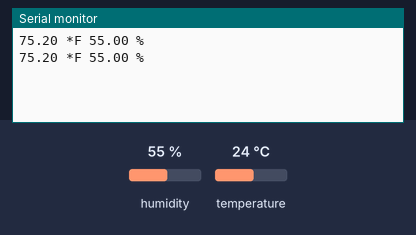
Simulated run of this sketch. Board: Arduino Uno, built with avr-gcc and run on an emulated ATmega328P. Shown: the last lines printed to the serial monitor. The inputs (shaded band) are chosen by the test bench; at power-on: humidity 55 %, temperature 24 °C.

Above: at 4.8 s.
4.9 s: humidity set to 22 %
At 7.2 s:
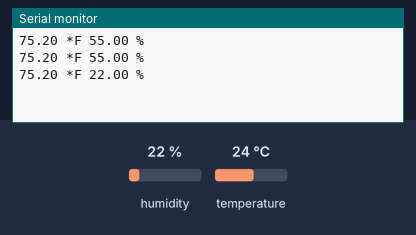
7.9 s: temperature set to 12 °C
At 9.0 s:
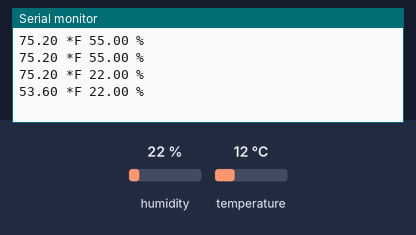
10.9 s: humidity set to 40 %
At 12.5 s:
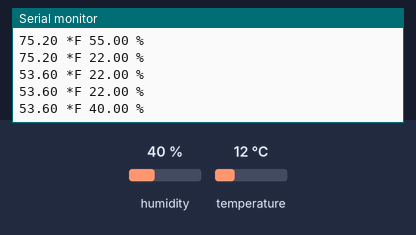
Timing chart, 0 to 14.0 s (numbered marks = the images above; inputs shaded):
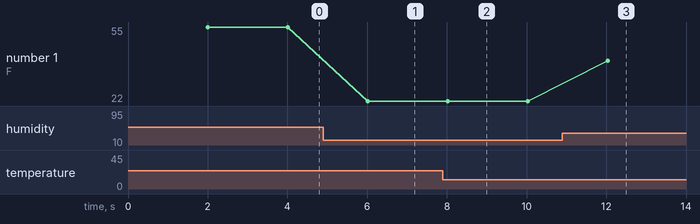

The sketch:

DHT.ino
```cpp
#include "DHT.h"

#define DHTPIN 2
#define DHTTYPE DHT22

DHT dht(DHTPIN, DHTTYPE);

void setup() {
  Serial.begin(9600);
  dht.begin();
}

void loop() {
  delay(2000);

  float temperature = dht.readTemperature(true);  // Fahrenheit
  float humidity = dht.readHumidity();

  Serial.print(temperature);
  Serial.print(" *F ");
  Serial.print(humidity);
  Serial.println(" %");
}
```

Measured:
- after the input at 4.9 s, the serial monitor: prints a new line after 1.1 s (image 1)
- after the input at 7.9 s, the serial monitor: prints a new line after 0.12 s (image 2)
- after the input at 10.9 s, the serial monitor: prints a new line after 1.1 s (image 3)
- plotted number 1: 55 → 22 after the input at 4.9 s, 22 → 40 after the input at 10.9 s
